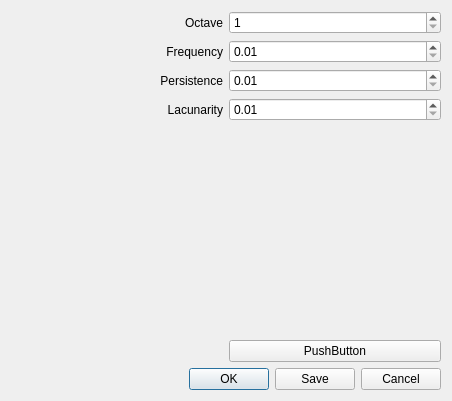
<?xml version="1.0" encoding="UTF-8"?>
<ui version="4.0">
 <class>NoisemapPlaygroundDialog</class>
 <widget class="QDialog" name="NoisemapPlaygroundDialog">
  <property name="geometry">
   <rect>
    <x>0</x>
    <y>0</y>
    <width>452</width>
    <height>401</height>
   </rect>
  </property>
  <property name="windowTitle">
   <string>Dialog</string>
  </property>
  <layout class="QVBoxLayout" name="verticalLayout_2">
   <item>
    <layout class="QVBoxLayout" name="verticalLayout">
     <item>
      <layout class="QGridLayout" name="gridLayout">
       <item row="0" column="1">
        <widget class="QSpinBox" name="spnOctave">
         <property name="minimum">
          <number>1</number>
         </property>
         <property name="maximum">
          <number>6</number>
         </property>
        </widget>
       </item>
       <item row="4" column="0">
        <spacer name="verticalSpacer">
         <property name="orientation">
          <enum>Qt::Vertical</enum>
         </property>
         <property name="sizeHint" stdset="0">
          <size>
           <width>20</width>
           <height>40</height>
          </size>
         </property>
        </spacer>
       </item>
       <item row="0" column="0">
        <widget class="QLabel" name="label">
         <property name="text">
          <string>Octave</string>
         </property>
         <property name="alignment">
          <set>Qt::AlignRight|Qt::AlignTrailing|Qt::AlignVCenter</set>
         </property>
         <property name="margin">
          <number>6</number>
         </property>
        </widget>
       </item>
       <item row="2" column="0">
        <widget class="QLabel" name="label_3">
         <property name="text">
          <string>Persistence</string>
         </property>
         <property name="alignment">
          <set>Qt::AlignRight|Qt::AlignTrailing|Qt::AlignVCenter</set>
         </property>
         <property name="margin">
          <number>6</number>
         </property>
        </widget>
       </item>
       <item row="1" column="0">
        <widget class="QLabel" name="label_2">
         <property name="text">
          <string>Frequency</string>
         </property>
         <property name="alignment">
          <set>Qt::AlignRight|Qt::AlignTrailing|Qt::AlignVCenter</set>
         </property>
         <property name="margin">
          <number>6</number>
         </property>
        </widget>
       </item>
       <item row="2" column="1">
        <widget class="QDoubleSpinBox" name="spnPersistence">
         <property name="minimum">
          <double>0.010000000000000</double>
         </property>
         <property name="maximum">
          <double>16.000000000000000</double>
         </property>
         <property name="singleStep">
          <double>0.050000000000000</double>
         </property>
        </widget>
       </item>
       <item row="1" column="1">
        <widget class="QDoubleSpinBox" name="spnFrequency">
         <property name="minimum">
          <double>0.010000000000000</double>
         </property>
         <property name="maximum">
          <double>16.000000000000000</double>
         </property>
         <property name="singleStep">
          <double>0.200000000000000</double>
         </property>
        </widget>
       </item>
       <item row="3" column="0">
        <widget class="QLabel" name="label_4">
         <property name="text">
          <string>Lacunarity</string>
         </property>
         <property name="alignment">
          <set>Qt::AlignRight|Qt::AlignTrailing|Qt::AlignVCenter</set>
         </property>
         <property name="margin">
          <number>6</number>
         </property>
        </widget>
       </item>
       <item row="3" column="1">
        <widget class="QDoubleSpinBox" name="spnLacunarity">
         <property name="minimum">
          <double>0.010000000000000</double>
         </property>
         <property name="maximum">
          <double>16.000000000000000</double>
         </property>
         <property name="singleStep">
          <double>0.100000000000000</double>
         </property>
        </widget>
       </item>
       <item row="4" column="1">
        <layout class="QVBoxLayout" name="verticalLayout_3">
         <item>
          <spacer name="verticalSpacer_2">
           <property name="orientation">
            <enum>Qt::Vertical</enum>
           </property>
           <property name="sizeHint" stdset="0">
            <size>
             <width>20</width>
             <height>40</height>
            </size>
           </property>
          </spacer>
         </item>
         <item>
          <widget class="QPushButton" name="pushButton">
           <property name="text">
            <string>PushButton</string>
           </property>
          </widget>
         </item>
        </layout>
       </item>
      </layout>
     </item>
     <item>
      <widget class="QDialogButtonBox" name="buttonBox">
       <property name="orientation">
        <enum>Qt::Horizontal</enum>
       </property>
       <property name="standardButtons">
        <set>QDialogButtonBox::Cancel|QDialogButtonBox::Ok|QDialogButtonBox::Save</set>
       </property>
      </widget>
     </item>
    </layout>
   </item>
  </layout>
 </widget>
 <resources/>
 <connections>
  <connection>
   <sender>buttonBox</sender>
   <signal>accepted()</signal>
   <receiver>NoisemapPlaygroundDialog</receiver>
   <slot>accept()</slot>
   <hints>
    <hint type="sourcelabel">
     <x>248</x>
     <y>254</y>
    </hint>
    <hint type="destinationlabel">
     <x>157</x>
     <y>274</y>
    </hint>
   </hints>
  </connection>
  <connection>
   <sender>buttonBox</sender>
   <signal>rejected()</signal>
   <receiver>NoisemapPlaygroundDialog</receiver>
   <slot>reject()</slot>
   <hints>
    <hint type="sourcelabel">
     <x>316</x>
     <y>260</y>
    </hint>
    <hint type="destinationlabel">
     <x>286</x>
     <y>274</y>
    </hint>
   </hints>
  </connection>
 </connections>
</ui>
